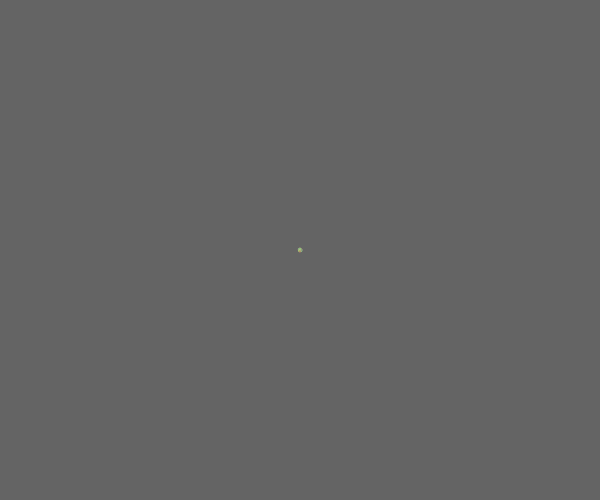
Frame 1 (no input)
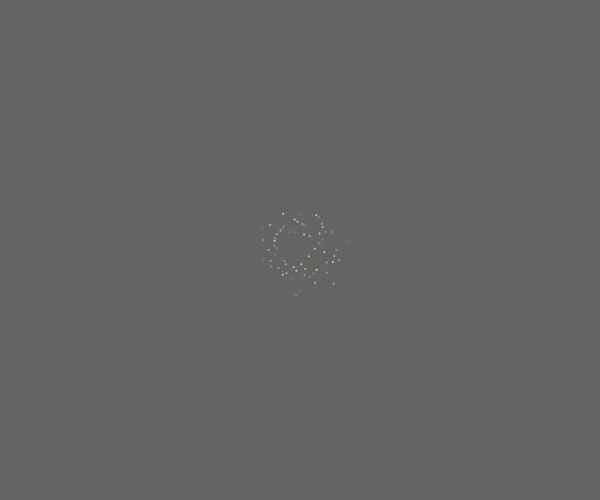
Frame 60 (no input)
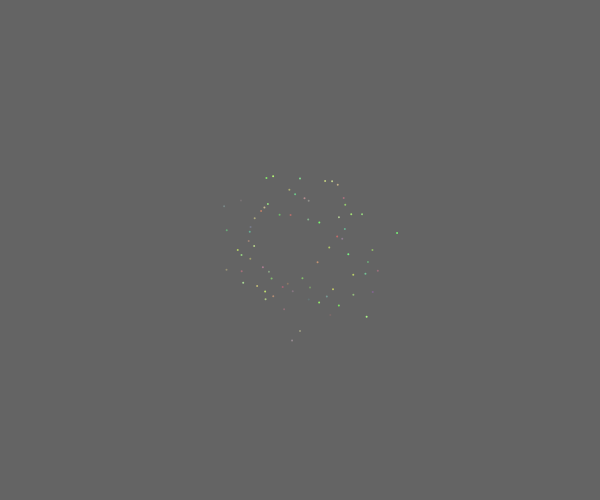
Frame 120 (the mouse pressed at the canvas centre since frame 60)

The p5.js sketch that drew these frames (run headless with seeded random() and noise() and a simulated clock; from frame 60 on, the mouse is pressed at the canvas centre):

// p5.js sketch
// ── sketch.js
let particle;

function setup() {
  createCanvas(600, 500);
  particle = new Particle(width/2, height/2, 2, 150, 1);
  angleMode(DEGREES)
}

function draw() {
  background(100);

  particle.update();

}

// ── particle.js
function Particle(x, y, min, max, s){ // (x, y, startRadius, endRadius, spreadspeed)
  this.pos = createVector(x,y);
  this.r = min;
  this.spreadspeed = s;
  this.maxspread = max;

  this.update = function(){
    this.explosion();
    this.r+=this.spreadspeed;
  }
  let xr, yr, xoff, yoff;

  this.explosion = function(){
    xoff = 0;
    yoff = 0;
    for(let i = 0; i < 360; i+=5){
      //xr = random(x, x+sin(i)*this.r);//x+sin(i)*this.r;
      //yr = random(y, y+cos(i)*this.r);//y+cos(i)*this.r;
      xr = map(noise(xoff, yoff), 0, 1, x, x+sin(i)*this.r);
      yr = map(noise(xoff, yoff), 0, 1, y, y+cos(i)*this.r);
      this.pos.x = xr;
      this.pos.y = yr;
      this.show();
      xoff += 0.9;
      yoff += 0.9
    }
    if(this.r > this.maxspread && this.spreadspeed != 0) this.r = min;//go back to start
  }

  this.show = function(){
    stroke(random(100,200), random(100,250), random(100,150));
    strokeWeight(2);
    point(this.pos.x, this.pos.y);
  }
}
